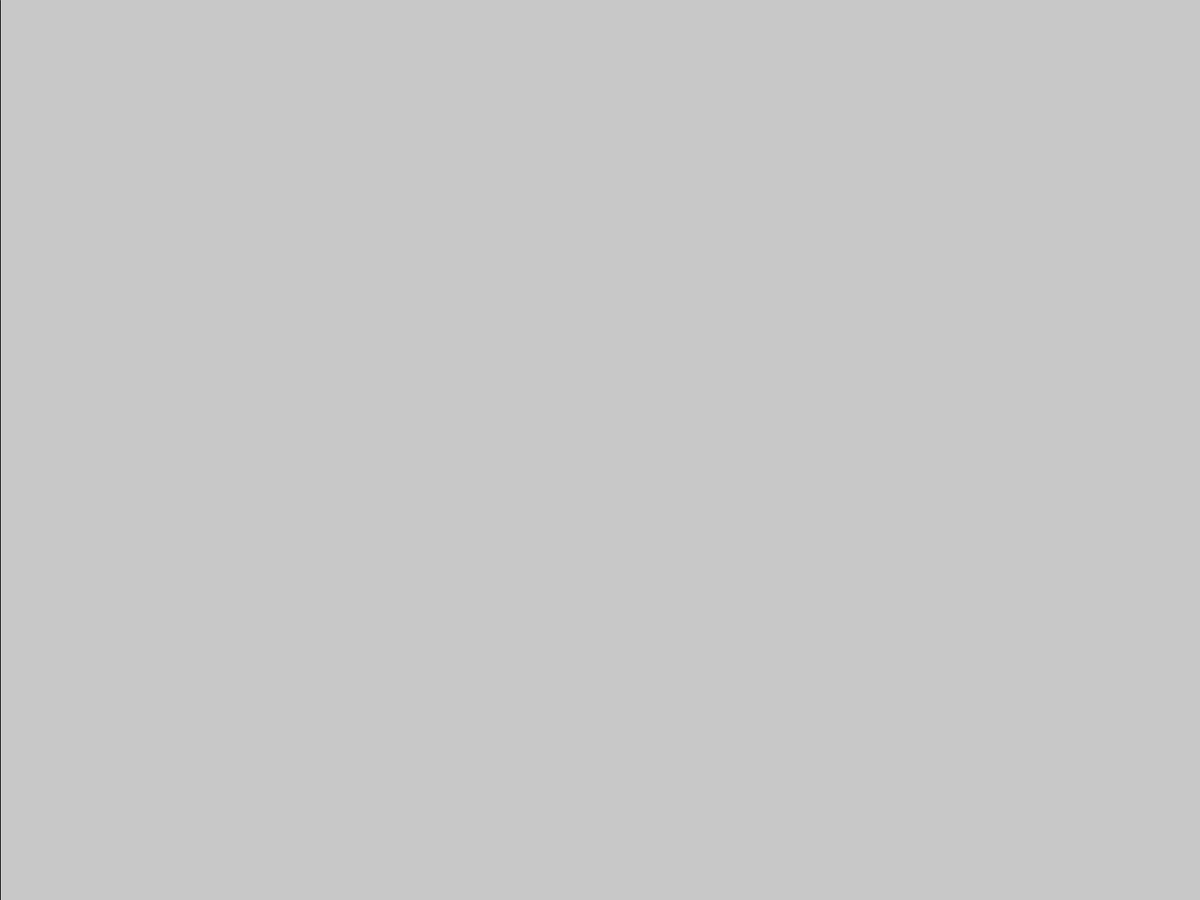
Frame 1 (no input)
Frame 60 (the mouse pressed at the canvas centre just before this capture): blank canvas, image omitted
Frame 120 (the mouse held since frame 60 and released just before this capture): blank canvas, image omitted

The Processing sketch that drew this single still picture (run headless with seeded random() and noise(); from frame 60 on, the mouse is pressed at the canvas centre):

// Processing sketch: andro
// ── andro.pde
//|-----------------------------------------------------------|
//|Mode: Android/Java                                         |
//|Work by Tank Priyansu                                      |
//|If you have any query or suggestions regarding this project| 
//|feel free to contact me.                                   |
//|-----------------------------------------------------------|

float x = 0;

void setup() {
  fullScreen();
}

void draw() {
  background(200);
  stroke(0);
  line(x,0,x,height);
  if (x > width) {
    x = 0;
  }
  x++;
}
